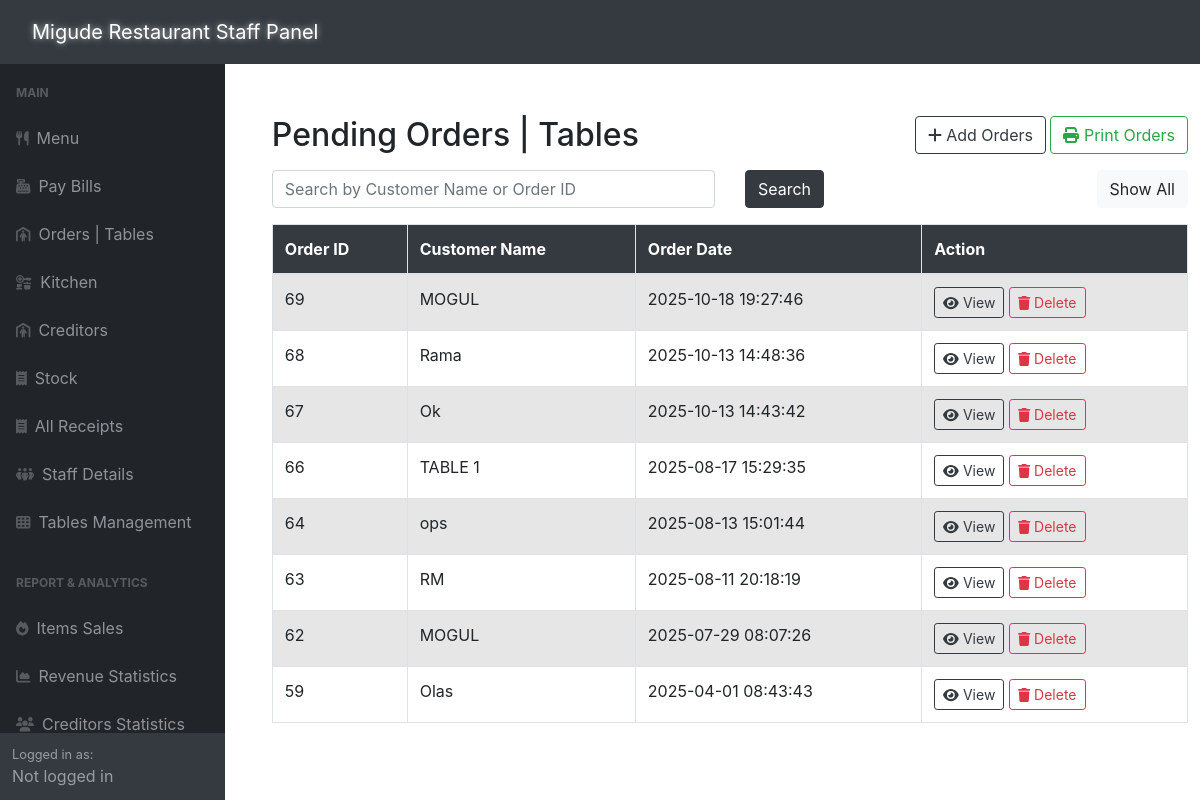
Before: /adminSide/panel/pendingOrders.php with the older database file.
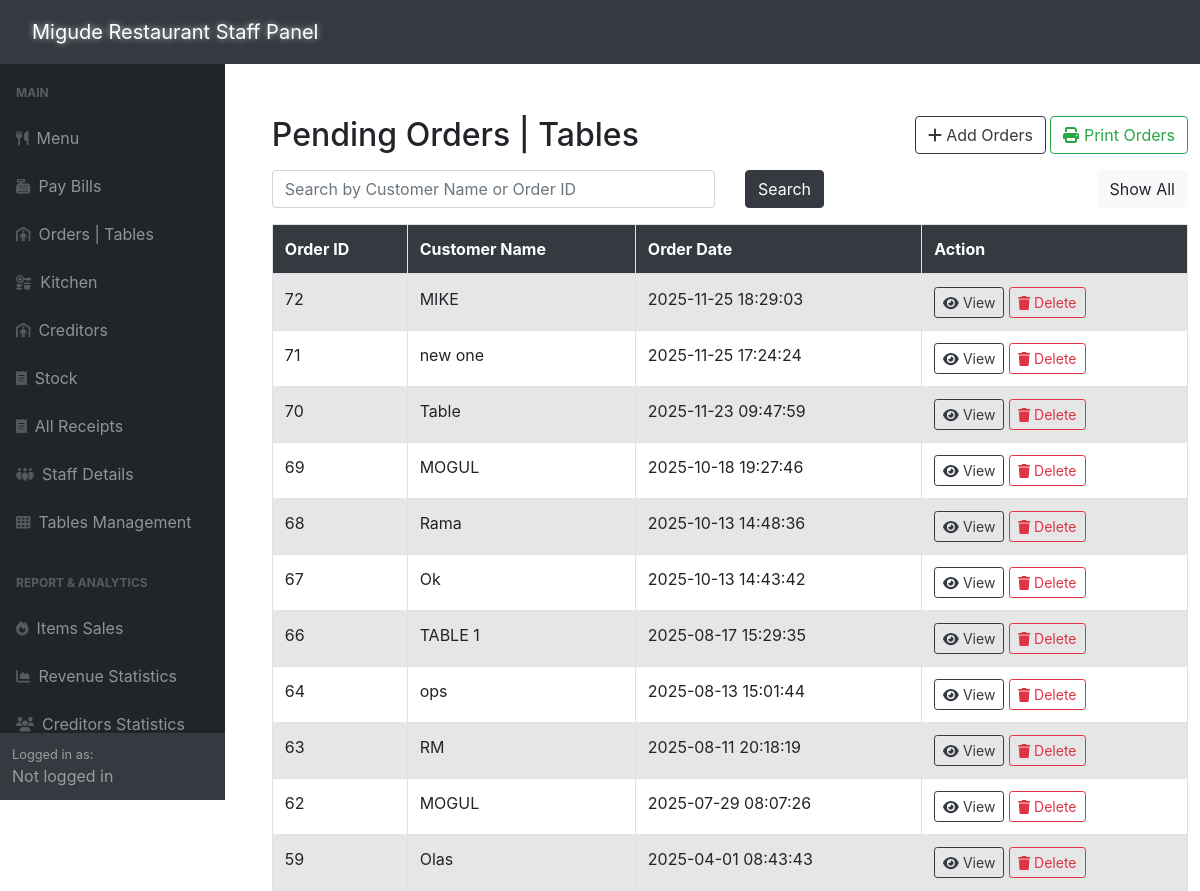
After: the same page with the newer database file.
### tables this page shows
CREATE TABLE `pendingorders` (
  `order_id` int(11) NOT NULL,
  `customer_name` varchar(255) NOT NULL,
  `bill_id` int(11) DEFAULT NULL,
  `order_date` datetime NOT NULL,
  `status` enum('Pending','Closed') DEFAULT 'Pending'
);

### adminSide/panel/pendingOrders.php (the view, shortened to what this page needs)
<?php
require_once '../config.php';
include '../inc/dashHeader.php';
$query = "SELECT * FROM pendingorders ORDER BY order_id DESC";
$result = mysqli_query($link, $query);
?>
<!DOCTYPE html>
<html>
<head>
    <link rel="stylesheet" href="../css/pos.css" />
    <link rel="stylesheet" href="https://maxcdn.bootstrapcdn.com/bootstrap/4.5.2/css/bootstrap.min.css">
</head>
<body>
    <div class="wrapper">
        <div class="container-fluid pt-5 pl-600">
            <div class="row">
                <div class="m-50">
                    <div class="mt-5 mb-3 d-flex justify-content-between align-items-center">
                        <h2 class="m-0">Pending Orders | Tables</h2>
                        <div>
                            <a href="javascript:void(0);" onclick="addPendingOrder()" class="btn btn-outline-dark"><i class="fa fa-plus"></i> Add Orders</a>
                            <a href="javascript:void(0);" onclick="window.print()" class="btn btn-outline-success"><i class="fa fa-print"></i> Print Orders</a>
                        </div>
                    </div>
                    <div class="mb-3">
                        <form method="POST" action="#">
                            <div class="row">
                                <div class="col-md-6">
                                    <input type="text" name="search" id="search" class="form-control" placeholder="Search by Customer Name or Order ID">
                                </div>
                                <div class="col-md-3">
                                    <button type="submit" class="btn btn-dark">Search</button>
                                </div>
                                <div class="col" style="text-align: right;">
                                    <a href="pendingOrders.php" class="btn btn-light">Show All</a>
                                </div>
                            </div>
                        </form>
                    </div>
                    <?php
                    if ($result && mysqli_num_rows($result) > 0) {
                        echo '<div class="table-responsive">';
                        echo '<table class="table table-bordered table-striped mb-0">';
                        echo "<thead>";
                        echo "<tr>";
                        echo "<th>Order ID</th>";
                        echo "<th>Customer Name</th>";
                        echo "<th>Order Date</th>";
                        echo "<th>Action</th>";
                        echo "</tr>";
                        echo "</thead>";
                        echo "<tbody>";
                        while ($row = mysqli_fetch_assoc($result)) {
                            echo "<tr>";
                            echo "<td>" . $row['order_id'] . "</td>";
                            echo "<td>" . $row['customer_name'] . "</td>";
                            echo "<td>" . $row['order_date'] . "</td>";
                            echo "<td>";
                            echo '<a href="../pendingOrderCrud/viewPendingOrder.php?order_id=' . $row['order_id'] . '" class="btn btn-outline-dark btn-sm"><i class="fa fa-eye"></i> View</a> ';
                            echo '<a href="#" onclick="confirmDelete(' . $row['order_id'] . ')" class="btn btn-outline-danger btn-sm"><i class="fa fa-trash"></i> Delete</a>';
                            echo "</td>";
                            echo "</tr>";
                        }
                        echo "</tbody>";
                        echo "</table>";
                        echo '</div>';
                    } else {
                        echo '<div class="alert alert-danger"><em>No pending orders found.</em></div>';
                    }
                    ?>
                </div>
            </div>
        </div>
    </div>
    <?php include '../inc/dashFooter.php'; ?>
</body>
</html>

### adminSide/inc/dashHeader.php (shortened to what this page needs)
<!DOCTYPE html>
<html lang="en">
    <head>
        <link href="../css/styles.css" rel="stylesheet" />
    </head>
    <body class="sb-nav-fixed">
        <nav class="sb-topnav navbar navbar-expand-lg navbar-dark bg-dark">
            <a class="navbar-brand ps-3 glow-brand" href="../posBackend/orderItem.php">Migude Restaurant Staff Panel</a>
        </nav>
        <div id="layoutSidenav">
            <div id="layoutSidenav_nav">
                <nav class="sb-sidenav accordion sb-sidenav-dark" id="sidenavAccordion">
                    <div class="sb-sidenav-menu">
                        <div class="nav">
                            <div class="sb-sidenav-menu-heading">Main</div>
                            <a class="nav-link" href="../panel/menu-panel.php">
                                <div class="sb-nav-link-icon"><i class="fas fa-utensils"></i></div>
                                Menu
                            </a>
                            <a class="nav-link" href="../posBackend/orderItem.php">
                                <div class="sb-nav-link-icon"><i class="fas fa-cash-register"></i></div>
                                Pay Bills
                            </a>
                            <a class="nav-link" href="../panel/pendingOrders.php">
                                <div class="sb-nav-link-icon"><i class="fas fa-person-shelter"></i></div>
                                Orders | Tables
                            </a>
                            <a class="nav-link" href="../panel/kitchen-panel.php">
                                <div class="sb-nav-link-icon"><i class="fas fa-kitchen-set"></i></div>
                                Kitchen
                            </a>
                            <a class="nav-link" href="../panel/creditors-panel.php">
                                <div class="sb-nav-link-icon"><i class="fas fa-person-shelter"></i></div>
                                Creditors
                            </a>
                            <a class="nav-link" href="../panel/stock-panel.php">
                                <div class="sb-nav-link-icon"><i class="fas fa-receipt"></i></div>
                                Stock
                            </a>
                            <a class="nav-link" href="../panel/bill-panel.php">
                                <div class="sb-nav-link-icon"><i class="fas fa-receipt"></i></div>
                                All Receipts
                            </a>
                            <a class="nav-link" href="../panel/staff-panel.php">
                                <div class="sb-nav-link-icon"><i class="fas fa-people-group"></i></div>
                                Staff Details
                            </a>
                            <a class="nav-link" href="../panel/table-panel.php">
                                <div class="sb-nav-link-icon"><i class="fas fa-table-cells"></i></div>
                                Tables Management
                            </a>
                            <div class="sb-sidenav-menu-heading">Report & Analytics</div>
                            <a class="nav-link" href="../panel/charts-Sales.php">
                                <div class="sb-nav-link-icon"><i class="fas fa-fire"></i></div>
                                Items Sales
                            </a>
                            <a class="nav-link" href="../panel/salesReport.php">
                                <div class="sb-nav-link-icon"><i class="fas fa-chart-area"></i></div>
                                Revenue Statistics
                            </a>
                            <a class="nav-link" href="../panel/profiles-panel.php">
                                <div class="sb-nav-link-icon"><i class="fas fa-users"></i></div>
                                Creditors Statistics
                            </a>
                        </div>
                    </div>
                        <div class="sb-sidenav-footer">
                            <div class="small">Logged in as:</div>
                                <?php
                                if (isset($_SESSION['logged_account_id']) && isset($_SESSION['logged_staff_name'])) {
                                    echo "Staff ID: " . $_SESSION['logged_account_id'] . "<br>";
                                    echo "Staff Name: " . $_SESSION['logged_staff_name'];
                                } else {
                                    echo "Not logged in";
                                }
                                ?>
                        </div>
                </nav>
            </div>
        </<div>
            <div id="content-for-template">Content</div>

### adminSide/inc/dashFooter.php
    </body>
</html>

### adminSide/inc/dashHeader.php (style rules this page uses)
html, body { overflow-x: hidden; width: 100%; }
.container, .container-fluid { max-width: 100%; }
.sb-topnav { min-height: 64px; }
.navbar-brand { white-space: nowrap; }
.glow-brand { text-shadow: 0 0 6px rgba(255,255,255,0.7); }

### adminSide/panel/pendingOrders.php (style rules this page uses)
.wrapper { width: 100%; max-width: 1300px; padding-left: 200px; padding-top: 20px; }
.table thead th { background-color: #343a40; color: white; }
.btn-outline-dark { border-color: #343a40; color: #343a40; }
.btn-outline-success { border-color: #28a745; color: #28a745; }
.btn-outline-danger { border-color: #dc3545; color: #dc3545; }
.table-responsive { width: 100%; overflow-x: auto; -webkit-overflow-scrolling: touch; }

Changed rows visible on the page:
added pendingorders: order_id "72", customer_name "MIKE", order_date "2025-11-25 18:29:03"
added pendingorders: order_id "71", customer_name "new one", order_date "2025-11-25 17:24:24"
added pendingorders: order_id "70", customer_name "Table", order_date "2025-11-23 09:47:59"
